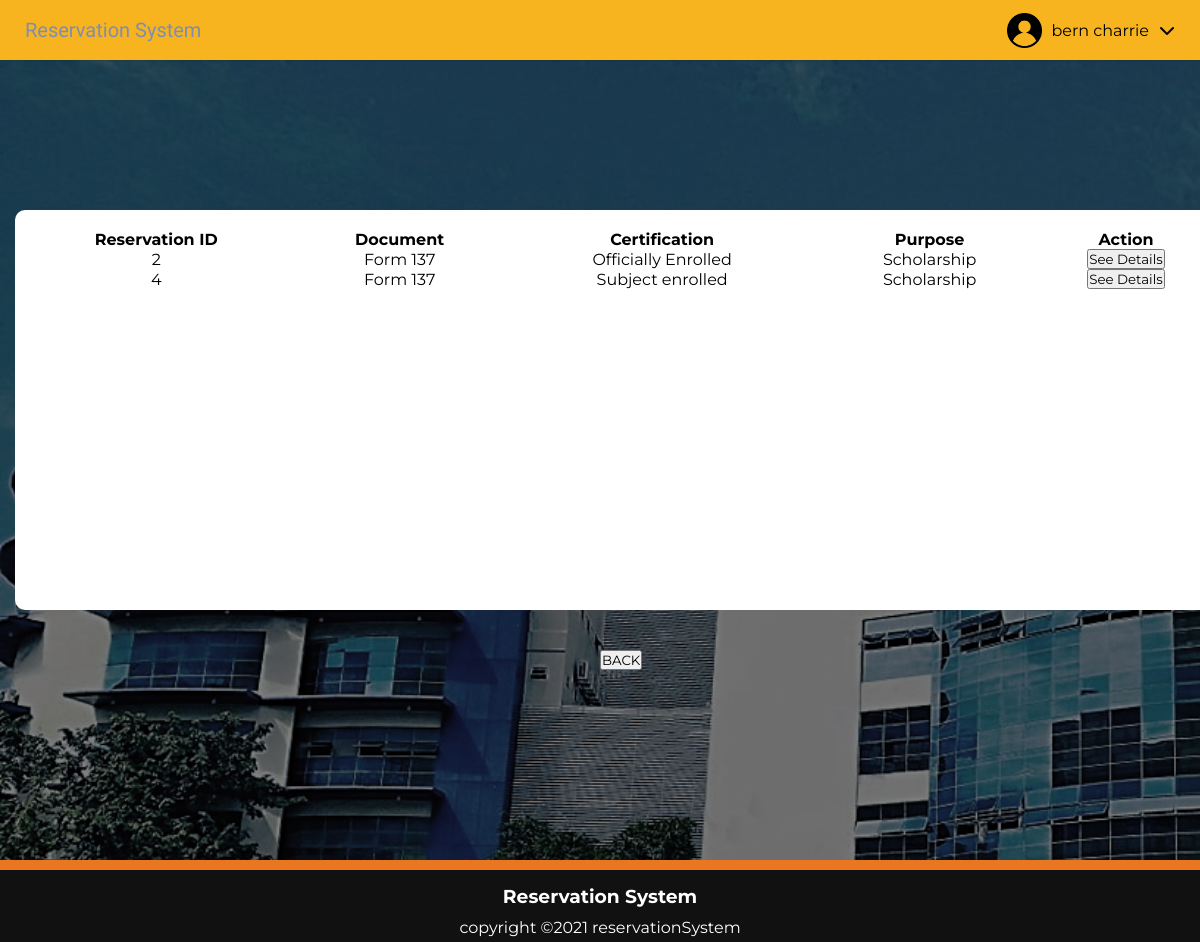
The page /user-decline.php (signed in) on the database its author committed.
### tables this page shows
CREATE TABLE `signin` (
  `fullname` varchar(100) NOT NULL,
  `phone` varchar(50) NOT NULL,
  `address` varchar(250) NOT NULL,
  `course` varchar(50) NOT NULL,
  `year` varchar(50) NOT NULL,
  `gender` varchar(50) NOT NULL,
  `email` varchar(50) NOT NULL,
  `idnumber` int(50) NOT NULL,
  `password` varchar(50) NOT NULL,
  `role` varchar(50) NOT NULL
);

CREATE TABLE `declined` (
  `declinedID` int(50) NOT NULL,
  `reservationID` int(50) NOT NULL,
  `idnumber` int(50) NOT NULL,
  `fullname` varchar(100) NOT NULL,
  `document` varchar(50) NOT NULL,
  `certification` varchar(50) NOT NULL,
  `purpose` varchar(50) NOT NULL,
  `status` varchar(50) NOT NULL,
  `reason` varchar(250) NOT NULL
);

### userinfo.php (called while the page is built, shortened)
<?php
	require 'connection.php';
	$query = $conn->query("SELECT * FROM `signin` WHERE `idnumber` = '$_SESSION[idnumber]'") or die(mysqli_error());
	$fetch = $query->fetch_array();
	$fullname = $fetch['fullname'];
	$idnumber = $fetch['idnumber'];
?>

### user-decline.php (the view, shortened to what this page needs)
<!DOCTYPE html>
<?php
  require 'userinfo.php';
?>
<html lang="en">
<head>
	<link rel="stylesheet" type="text/css" media="screen" href="home-admin-css.php">
</head>
<body>
<div class="wrapper">
  <div class="navbar">
    <div class="navbar_left">
      <div class="logo">
        <a href="#">Reservation System</a>
      </div>
    </div>
    <div class="navbar_right">
      <div class="profile">
        <div class="icon_wrap">
          <img src="user.png" alt="profile_pic">
          <span class="name"><?php echo $fullname?></span>
          <i class="fas fa-chevron-down"></i>
        </div>
      </div>
    </div>
  </div>
  </div>
<div class="back"><a href="transaction-list.php"><button>BACK</button></a><br></div>
    <div class="home-container">
        <div class="box" >
           <div>
      <table>
      <tr>
        <th>Reservation ID</th>
        <th>Document</th>
        <th>Certification</th>
        <th>Purpose</th>
        <th>Action</th>
      </tr>
      <tbody>
          <?php
            require 'connection.php';
            $query = $conn->query("SELECT *  FROM `declined` WHERE idnumber = ('$idnumber');") or die(mysqli_error());
            while($fetch = $query->fetch_array()){
          ?>
            <tr>
              <td><?php echo $fetch['reservationID']?></td>
              <td><?php echo $fetch['document']?></td>
              <td><?php echo $fetch['certification']?></td>
              <td><?php echo $fetch['purpose']?></td>
                <td><center></a><a href = "tracking-decline.php?declinedID=<?php echo $fetch['declinedID']?>"><i></i><button>See Details</button></a></center></td>
  </tr>
           <?php
            }
          ?>
          </tbody>
    </table>
           </div>
        </div>
    </div>
    <div class="footer">
        <div class="footer-bottom">
            <h3> Reservation System</h3>
            <p>copyright &copy;2021 reservationSystem</p>
        </div>
    </div>
</body>
</html>

### user-decline.php (style rules this page uses)
table { font-size: 16px; border-collapse: collapse; width: 100%; color: black; font-family: monospace; text-align: center; top: 20px; position: relative; }

### rows shown on the page
signin: fullname "bern charrie"
declined: reservationID "2", document "Form 137", certification "Officially Enrolled", purpose "Scholarship"
declined: reservationID "4", document "Form 137", certification "Subject enrolled", purpose "Scholarship"
